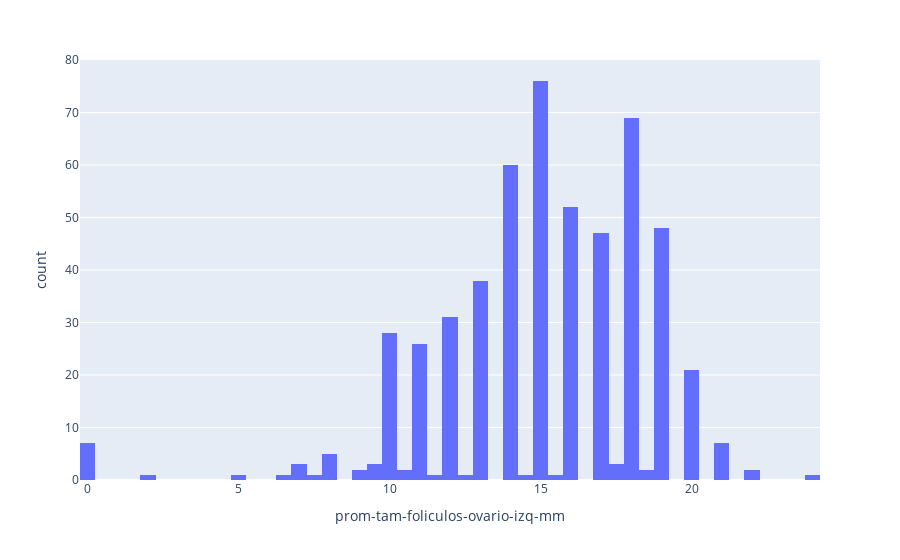

Source (notebook cell):
### Code cell
#Histograma de variable determinada para remover outliers
figura4 = px.histogram(df, x='prom-tam-foliculos-ovario-izq-mm', nbins=60)
figura4.show()

### Figure 1 — Plotly figure (JSON) as saved in the notebook; plotly's stock layout.template omitted (floating-point values rounded to 4 significant figures; data arrays with more than 128 entries replaced by an {"elided": "..."} marker saying what was removed)
{"data": [{"alignmentgroup": "True", "bingroup": "x", "hovertemplate": "prom-tam-foliculos-ovario-izq-mm=%{x}<br>count=%{y}<extra></extra>", "legendgroup": "", "marker": {"color": "#636efa", "pattern": {"shape": ""}}, "name": "", "nbinsx": 60, "offsetgroup": "", "orientation": "v", "showlegend": false, "type": "histogram", "x": {"elided": "541 float values"}, "xaxis": "x", "yaxis": "y"}], "layout": {"barmode": "relative", "legend": {"tracegroupgap": 0}, "margin": {"t": 60}, "xaxis": {"anchor": "y", "domain": [0, 1], "title": {"text": "prom-tam-foliculos-ovario-izq-mm"}}, "yaxis": {"anchor": "x", "domain": [0, 1], "title": {"text": "count"}}}}
